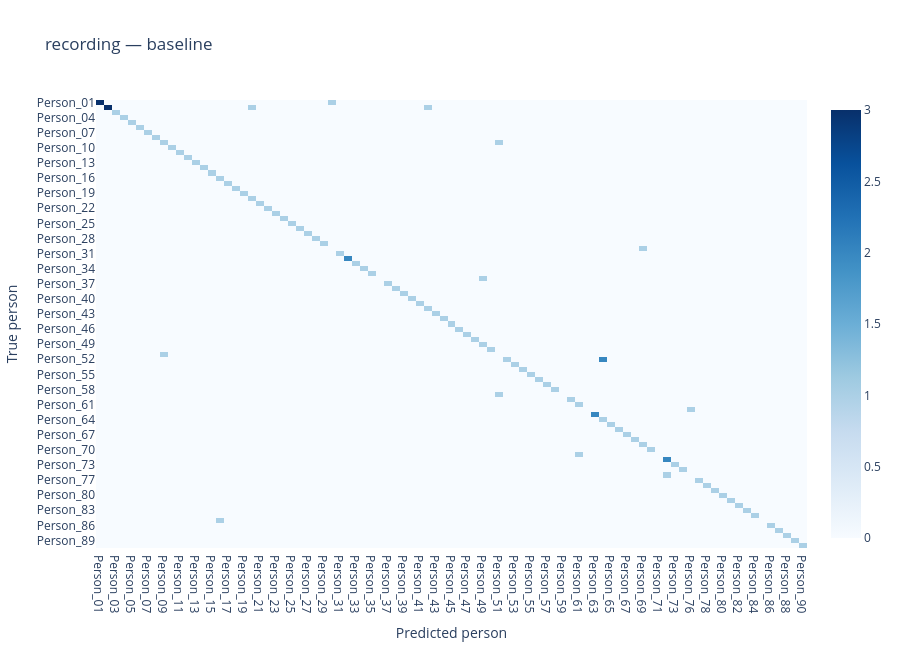
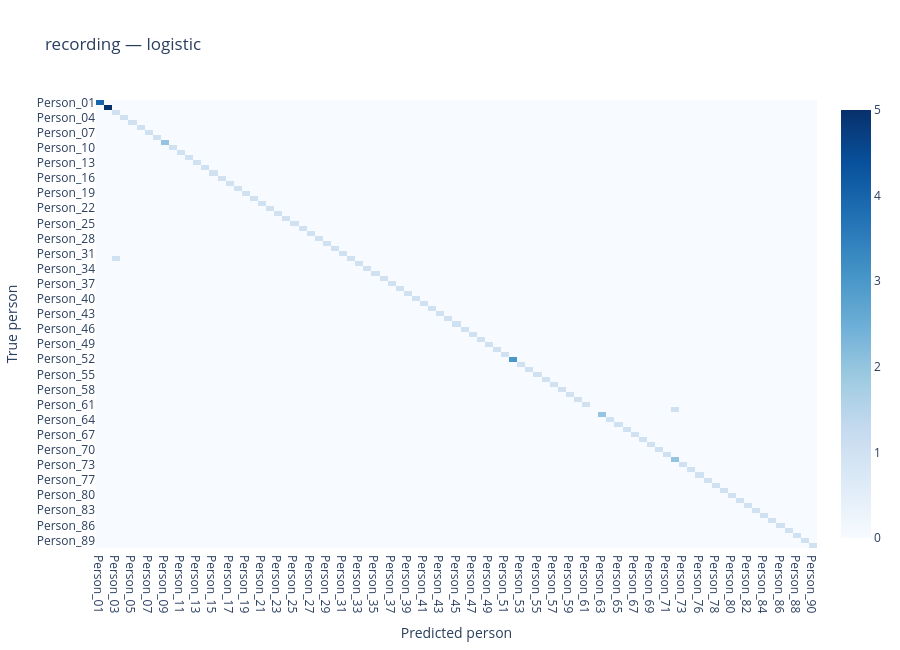
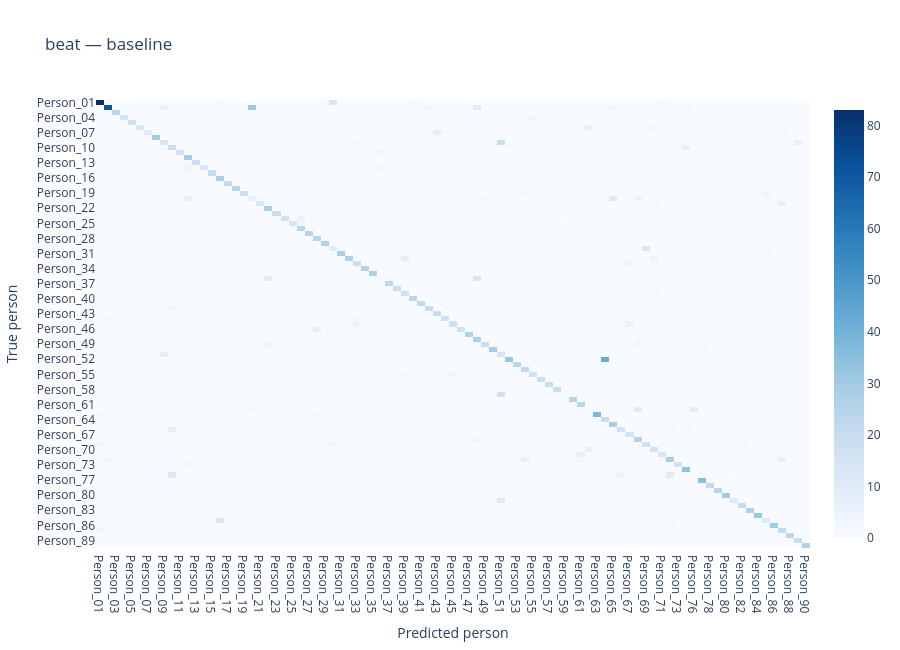
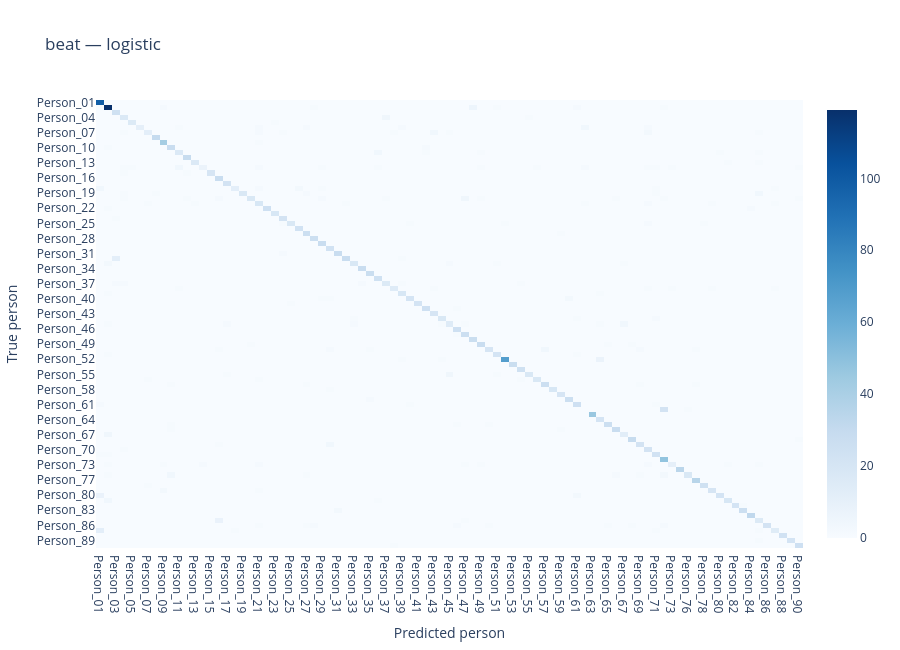

The notebook cell these images were saved under, in order:
### Markdown cell above
## מטריצות בלבול, מדדים לכל אדם וטעויות בולטות
לכל רמה מוצגים אותם נתוני בדיקה לשתי השיטות. שורה במטריצה היא האדם האמיתי, ועמודה היא האדם החזוי. טבלת הטעויות סופרת כמה פעמים כל זוג שיוך שגוי הופיע. מדדי macro נותנים משקל שווה לאנשים; weighted משקללים לפי מספר דוגמאות הבדיקה.

### Code cell
import plotly.graph_objects as go
for (unit, method), (report, cm, errors) in experiment['evaluations'].items():
    print(unit, method)
    display(report)
    display(errors.head(15))
    pair_count = int(cm.loc['Person_52', 'Person_64'])
    print('Person_52 -> Person_64:', pair_count, unit)
    fig = go.Figure(go.Heatmap(z=cm.to_numpy(), x=cm.columns.tolist(), y=cm.index.tolist(), colorscale='Blues'))
    fig.update_layout(title=f'{unit} — {method}', xaxis_title='Predicted person', yaxis_title='True person', yaxis_autorange='reversed', height=650)
    display(fig)

### Figure 1 — Plotly figure (JSON) as saved in the notebook; plotly's stock layout.template omitted (floating-point values rounded to 4 significant figures; data arrays with more than 128 entries replaced by an {"elided": "..."} marker saying what was removed)
{"data": [{"colorscale": [[0.0, "rgb(247,251,255)"], [0.125, "rgb(222,235,247)"], [0.25, "rgb(198,219,239)"], [0.375, "rgb(158,202,225)"], [0.5, "rgb(107,174,214)"], [0.625, "rgb(66,146,198)"], [0.75, "rgb(33,113,181)"], [0.875, "rgb(8,81,156)"], [1.0, "rgb(8,48,107)"]], "type": "heatmap", "x": ["Person_01", "Person_02", "Person_03", "Person_04", "Person_05", "Person_06", "Person_07", "Person_08", "Person_09", "Person_10", "Person_11", "Person_12", "Person_13", "Person_14", "Person_15", "Person_16", "Person_17", "Person_18", "Person_19", "Person_20", "Person_21", "Person_22", "Person_23", "Person_24", "Person_25", "Person_26", "Person_27", "Person_28", "Person_29", "Person_30", "Person_31", "Person_32", "Person_33", "Person_34", "Person_35", "Person_36", "Person_37", "Person_38", "Person_39", "Person_40", "Person_41", "Person_42", "Person_43", "Person_44", "Person_45", "Person_46", "Person_47", "Person_48", "Person_49", "Person_50", "Person_51", "Person_52", "Person_53", "Person_54", "Person_55", "Person_56", "Person_57", "Person_58", "Person_59", "Person_60", "Person_61", "Person_62", "Person_63", "Person_64", "Person_65", "Person_66", "Person_67", "Person_68", "Person_69", "Person_70", "Person_71", "Person_72", "Person_73", "Person_75", "Person_76", "Person_77", "Person_78", "Person_79", "Person_80", "Person_81", "Person_82", "Person_83", "Person_84", "Person_85", "Person_86", "Person_87", "Person_88", "Person_89", "Person_90"], "y": ["Person_01", "Person_02", "Person_03", "Person_04", "Person_05", "Person_06", "Person_07", "Person_08", "Person_09", "Person_10", "Person_11", "Person_12", "Person_13", "Person_14", "Person_15", "Person_16", "Person_17", "Person_18", "Person_19", "Person_20", "Person_21", "Person_22", "Person_23", "Person_24", "Person_25", "Person_26", "Person_27", "Person_28", "Person_29", "Person_30", "Person_31", "Person_32", "Person_33", "Person_34", "Person_35", "Person_36", "Person_37", "Person_38", "Person_39", "Person_40", "Person_41", "Person_42", "Person_43", "Person_44", "Person_45", "Person_46", "Person_47", "Person_48", "Person_49", "Person_50", "Person_51", "Person_52", "Person_53", "Person_54", "Person_55", "Person_56", "Person_57", "Person_58", "Person_59", "Person_60", "Person_61", "Person_62", "Person_63", "Person_64", "Person_65", "Person_66", "Person_67", "Person_68", "Person_69", "Person_70", "Person_71", "Person_72", "Person_73", "Person_75", "Person_76", "Person_77", "Person_78", "Person_79", "Person_80", "Person_81", "Person_82", "Person_83", "Person_84", "Person_85", "Person_86", "Person_87", "Person_88", "Person_89", "Person_90"], "z": {"elided": "89x89 int values"}}], "layout": {"height": 650, "title": {"text": "recording — baseline"}, "xaxis": {"title": {"text": "Predicted person"}}, "yaxis": {"autorange": "reversed", "title": {"text": "True person"}}}}

### Figure 2 — Plotly figure (JSON) as saved in the notebook; plotly's stock layout.template omitted (floating-point values rounded to 4 significant figures; data arrays with more than 128 entries replaced by an {"elided": "..."} marker saying what was removed)
{"data": [{"colorscale": [[0.0, "rgb(247,251,255)"], [0.125, "rgb(222,235,247)"], [0.25, "rgb(198,219,239)"], [0.375, "rgb(158,202,225)"], [0.5, "rgb(107,174,214)"], [0.625, "rgb(66,146,198)"], [0.75, "rgb(33,113,181)"], [0.875, "rgb(8,81,156)"], [1.0, "rgb(8,48,107)"]], "type": "heatmap", "x": ["Person_01", "Person_02", "Person_03", "Person_04", "Person_05", "Person_06", "Person_07", "Person_08", "Person_09", "Person_10", "Person_11", "Person_12", "Person_13", "Person_14", "Person_15", "Person_16", "Person_17", "Person_18", "Person_19", "Person_20", "Person_21", "Person_22", "Person_23", "Person_24", "Person_25", "Person_26", "Person_27", "Person_28", "Person_29", "Person_30", "Person_31", "Person_32", "Person_33", "Person_34", "Person_35", "Person_36", "Person_37", "Person_38", "Person_39", "Person_40", "Person_41", "Person_42", "Person_43", "Person_44", "Person_45", "Person_46", "Person_47", "Person_48", "Person_49", "Person_50", "Person_51", "Person_52", "Person_53", "Person_54", "Person_55", "Person_56", "Person_57", "Person_58", "Person_59", "Person_60", "Person_61", "Person_62", "Person_63", "Person_64", "Person_65", "Person_66", "Person_67", "Person_68", "Person_69", "Person_70", "Person_71", "Person_72", "Person_73", "Person_75", "Person_76", "Person_77", "Person_78", "Person_79", "Person_80", "Person_81", "Person_82", "Person_83", "Person_84", "Person_85", "Person_86", "Person_87", "Person_88", "Person_89", "Person_90"], "y": ["Person_01", "Person_02", "Person_03", "Person_04", "Person_05", "Person_06", "Person_07", "Person_08", "Person_09", "Person_10", "Person_11", "Person_12", "Person_13", "Person_14", "Person_15", "Person_16", "Person_17", "Person_18", "Person_19", "Person_20", "Person_21", "Person_22", "Person_23", "Person_24", "Person_25", "Person_26", "Person_27", "Person_28", "Person_29", "Person_30", "Person_31", "Person_32", "Person_33", "Person_34", "Person_35", "Person_36", "Person_37", "Person_38", "Person_39", "Person_40", "Person_41", "Person_42", "Person_43", "Person_44", "Person_45", "Person_46", "Person_47", "Person_48", "Person_49", "Person_50", "Person_51", "Person_52", "Person_53", "Person_54", "Person_55", "Person_56", "Person_57", "Person_58", "Person_59", "Person_60", "Person_61", "Person_62", "Person_63", "Person_64", "Person_65", "Person_66", "Person_67", "Person_68", "Person_69", "Person_70", "Person_71", "Person_72", "Person_73", "Person_75", "Person_76", "Person_77", "Person_78", "Person_79", "Person_80", "Person_81", "Person_82", "Person_83", "Person_84", "Person_85", "Person_86", "Person_87", "Person_88", "Person_89", "Person_90"], "z": {"elided": "89x89 int values"}}], "layout": {"height": 650, "title": {"text": "recording — logistic"}, "xaxis": {"title": {"text": "Predicted person"}}, "yaxis": {"autorange": "reversed", "title": {"text": "True person"}}}}

### Figure 3 — Plotly figure (JSON) as saved in the notebook; plotly's stock layout.template omitted (floating-point values rounded to 4 significant figures; data arrays with more than 128 entries replaced by an {"elided": "..."} marker saying what was removed)
{"data": [{"colorscale": [[0.0, "rgb(247,251,255)"], [0.125, "rgb(222,235,247)"], [0.25, "rgb(198,219,239)"], [0.375, "rgb(158,202,225)"], [0.5, "rgb(107,174,214)"], [0.625, "rgb(66,146,198)"], [0.75, "rgb(33,113,181)"], [0.875, "rgb(8,81,156)"], [1.0, "rgb(8,48,107)"]], "type": "heatmap", "x": ["Person_01", "Person_02", "Person_03", "Person_04", "Person_05", "Person_06", "Person_07", "Person_08", "Person_09", "Person_10", "Person_11", "Person_12", "Person_13", "Person_14", "Person_15", "Person_16", "Person_17", "Person_18", "Person_19", "Person_20", "Person_21", "Person_22", "Person_23", "Person_24", "Person_25", "Person_26", "Person_27", "Person_28", "Person_29", "Person_30", "Person_31", "Person_32", "Person_33", "Person_34", "Person_35", "Person_36", "Person_37", "Person_38", "Person_39", "Person_40", "Person_41", "Person_42", "Person_43", "Person_44", "Person_45", "Person_46", "Person_47", "Person_48", "Person_49", "Person_50", "Person_51", "Person_52", "Person_53", "Person_54", "Person_55", "Person_56", "Person_57", "Person_58", "Person_59", "Person_60", "Person_61", "Person_62", "Person_63", "Person_64", "Person_65", "Person_66", "Person_67", "Person_68", "Person_69", "Person_70", "Person_71", "Person_72", "Person_73", "Person_75", "Person_76", "Person_77", "Person_78", "Person_79", "Person_80", "Person_81", "Person_82", "Person_83", "Person_84", "Person_85", "Person_86", "Person_87", "Person_88", "Person_89", "Person_90"], "y": ["Person_01", "Person_02", "Person_03", "Person_04", "Person_05", "Person_06", "Person_07", "Person_08", "Person_09", "Person_10", "Person_11", "Person_12", "Person_13", "Person_14", "Person_15", "Person_16", "Person_17", "Person_18", "Person_19", "Person_20", "Person_21", "Person_22", "Person_23", "Person_24", "Person_25", "Person_26", "Person_27", "Person_28", "Person_29", "Person_30", "Person_31", "Person_32", "Person_33", "Person_34", "Person_35", "Person_36", "Person_37", "Person_38", "Person_39", "Person_40", "Person_41", "Person_42", "Person_43", "Person_44", "Person_45", "Person_46", "Person_47", "Person_48", "Person_49", "Person_50", "Person_51", "Person_52", "Person_53", "Person_54", "Person_55", "Person_56", "Person_57", "Person_58", "Person_59", "Person_60", "Person_61", "Person_62", "Person_63", "Person_64", "Person_65", "Person_66", "Person_67", "Person_68", "Person_69", "Person_70", "Person_71", "Person_72", "Person_73", "Person_75", "Person_76", "Person_77", "Person_78", "Person_79", "Person_80", "Person_81", "Person_82", "Person_83", "Person_84", "Person_85", "Person_86", "Person_87", "Person_88", "Person_89", "Person_90"], "z": {"elided": "89x89 int values"}}], "layout": {"height": 650, "title": {"text": "beat — baseline"}, "xaxis": {"title": {"text": "Predicted person"}}, "yaxis": {"autorange": "reversed", "title": {"text": "True person"}}}}

### Figure 4 — Plotly figure (JSON) as saved in the notebook; plotly's stock layout.template omitted (floating-point values rounded to 4 significant figures; data arrays with more than 128 entries replaced by an {"elided": "..."} marker saying what was removed)
{"data": [{"colorscale": [[0.0, "rgb(247,251,255)"], [0.125, "rgb(222,235,247)"], [0.25, "rgb(198,219,239)"], [0.375, "rgb(158,202,225)"], [0.5, "rgb(107,174,214)"], [0.625, "rgb(66,146,198)"], [0.75, "rgb(33,113,181)"], [0.875, "rgb(8,81,156)"], [1.0, "rgb(8,48,107)"]], "type": "heatmap", "x": ["Person_01", "Person_02", "Person_03", "Person_04", "Person_05", "Person_06", "Person_07", "Person_08", "Person_09", "Person_10", "Person_11", "Person_12", "Person_13", "Person_14", "Person_15", "Person_16", "Person_17", "Person_18", "Person_19", "Person_20", "Person_21", "Person_22", "Person_23", "Person_24", "Person_25", "Person_26", "Person_27", "Person_28", "Person_29", "Person_30", "Person_31", "Person_32", "Person_33", "Person_34", "Person_35", "Person_36", "Person_37", "Person_38", "Person_39", "Person_40", "Person_41", "Person_42", "Person_43", "Person_44", "Person_45", "Person_46", "Person_47", "Person_48", "Person_49", "Person_50", "Person_51", "Person_52", "Person_53", "Person_54", "Person_55", "Person_56", "Person_57", "Person_58", "Person_59", "Person_60", "Person_61", "Person_62", "Person_63", "Person_64", "Person_65", "Person_66", "Person_67", "Person_68", "Person_69", "Person_70", "Person_71", "Person_72", "Person_73", "Person_75", "Person_76", "Person_77", "Person_78", "Person_79", "Person_80", "Person_81", "Person_82", "Person_83", "Person_84", "Person_85", "Person_86", "Person_87", "Person_88", "Person_89", "Person_90"], "y": ["Person_01", "Person_02", "Person_03", "Person_04", "Person_05", "Person_06", "Person_07", "Person_08", "Person_09", "Person_10", "Person_11", "Person_12", "Person_13", "Person_14", "Person_15", "Person_16", "Person_17", "Person_18", "Person_19", "Person_20", "Person_21", "Person_22", "Person_23", "Person_24", "Person_25", "Person_26", "Person_27", "Person_28", "Person_29", "Person_30", "Person_31", "Person_32", "Person_33", "Person_34", "Person_35", "Person_36", "Person_37", "Person_38", "Person_39", "Person_40", "Person_41", "Person_42", "Person_43", "Person_44", "Person_45", "Person_46", "Person_47", "Person_48", "Person_49", "Person_50", "Person_51", "Person_52", "Person_53", "Person_54", "Person_55", "Person_56", "Person_57", "Person_58", "Person_59", "Person_60", "Person_61", "Person_62", "Person_63", "Person_64", "Person_65", "Person_66", "Person_67", "Person_68", "Person_69", "Person_70", "Person_71", "Person_72", "Person_73", "Person_75", "Person_76", "Person_77", "Person_78", "Person_79", "Person_80", "Person_81", "Person_82", "Person_83", "Person_84", "Person_85", "Person_86", "Person_87", "Person_88", "Person_89", "Person_90"], "z": {"elided": "89x89 int values"}}], "layout": {"height": 650, "title": {"text": "beat — logistic"}, "xaxis": {"title": {"text": "Predicted person"}}, "yaxis": {"autorange": "reversed", "title": {"text": "True person"}}}}
